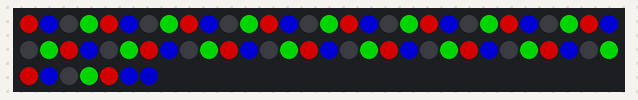
The sketch below on a simulated Arduino Uno, built with avr-gcc and run on an emulated ATmega328P. On the bench: 67 RGB LEDs in strip order, left to right, continuing on the next row. Dim RGB values are drawn brighter than linear; colours are those a GRB WS2812 strip shows for the declared byte order.

Above: at 0.1 s.

The sketch:

Single_Strip.ino
```cpp
//A code for turning on a single strip

/* FastLED RGBW Example Sketch
 *
 * Example sketch using FastLED for RGBW strips (SK6812). Includes
 * color wipes and rainbow pattern.
 *
 * Written by David Madison
 * http://partsnotincluded.com
*/

  #include "FastLED.h"
  #include "FastLED_RGBW.h"

//output pin,
//don't use pin 4 or pin 0
  #define DATA_PIN1 5


//number of LEDs per strip
  #define NUM_LEDS_PER_STRIP 50

//LED brightness 0-255
  const uint8_t brightness = 128;

//FastLED RGB to FastLED RGBW Conversion
  CRGBW leds[NUM_LEDS_PER_STRIP];
  CRGB *ledsRGB = (CRGB *) &leds[0];


  void setup() {
               //tell FastLED there's a strip on DATAPIN1 which has 144 LEDs
                 FastLED.addLeds<SK6812, DATA_PIN1>(ledsRGB , getRGBWsize(NUM_LEDS_PER_STRIP));

               //setting brightness and turning the strips on
                 FastLED.setBrightness(brightness);

  }

  void loop() {

                colorFill(CRGB:: Red);

  }

//refrence functions
/*

  colorFill(CRGB::Red);
  colorFill(CRGB::Green);
  colorFill(CRGB::Blue);
  fillWhite();
  rainbowLoop();

*/

//soild color by calling color's name eg. Red, Blue, Black
  void colorFill(CRGB c){
       for(int i = 0; i < NUM_LEDS_PER_STRIP; i++){
           leds[i] = c;

       }
       FastLED.show();
  }

//white only
  void fillWhite(){
       for(int i = 0; i < NUM_LEDS_PER_STRIP; i++){
           leds[i] = CRGBW(0, 0, 0, 255);

       }
       FastLED.show();
  }

//rainbow
  void rainbow(){
       static uint8_t hue;
       for(int i = 0; i <NUM_LEDS_PER_STRIP; i++){
           leds[i] = CHSV((i * 256 / NUM_LEDS_PER_STRIP) + hue, 255, 255);
       }
       FastLED.show();
       hue++;
  }

//rainbow loop
  void rainbowLoop(){
       long millisIn = millis();
       long loopTime = 5000; // 5 seconds
       while(millis() < millisIn + loopTime){
             rainbow();
             delay(5);
       }
  }
```

FastLED_RGBW.h
```cpp
/* FastLED_RGBW
 *
 * Hack to enable SK6812 RGBW strips to work with FastLED.
 *
 * Original code by Jim Bumgardner (http://krazydad.com).
 * Modified by David Madison (http://partsnotincluded.com).
 *
*/

#ifndef FastLED_RGBW_h
#define FastLED_RGBW_h

struct CRGBW  {
  union {
    struct {
      union {
        uint8_t g;
        uint8_t green;
      };
      union {
        uint8_t r;
        uint8_t red;
      };
      union {
        uint8_t b;
        uint8_t blue;
      };
      union {
        uint8_t w;
        uint8_t white;
      };
    };
    uint8_t raw[4];
  };

  CRGBW(){}

  CRGBW(uint8_t rd, uint8_t grn, uint8_t blu, uint8_t wht){
    r = rd;
    g = grn;
    b = blu;
    w = wht;
  }

  inline void operator = (const CRGB c) __attribute__((always_inline)){
    this->r = c.r;
    this->g = c.g;
    this->b = c.b;
    this->white = 0;
  }
};

inline uint16_t getRGBWsize(uint16_t nleds){
  uint16_t nbytes = nleds * 4;
  if(nbytes % 3 > 0) return nbytes / 3 + 1;
  else return nbytes / 3;
}

#endif
```
